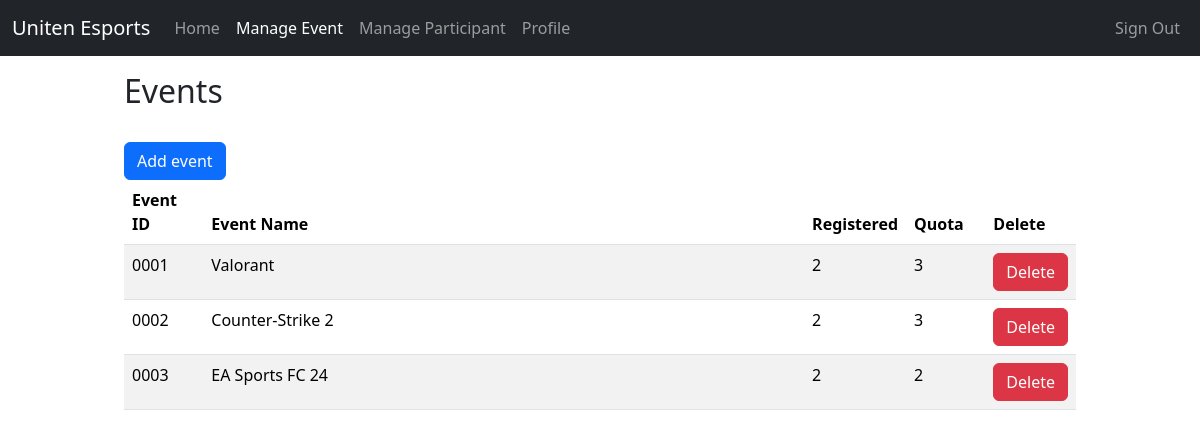
/php/event/event.php (signed in), run on the app's committed database.
### tables this page shows
CREATE TABLE `events` (
  `eventid` int(4) UNSIGNED ZEROFILL NOT NULL,
  `eventname` varchar(30) NOT NULL,
  `quota` int(4) NOT NULL
);

### php/event/event.php (the view, shortened to what this page needs)
<!DOCTYPE html>
<html lang="en">
<head>
  <link href="https://cdn.jsdelivr.net/npm/bootstrap@5.3.2/dist/css/bootstrap.min.css" rel="stylesheet" />
  <link rel="stylesheet" href="../../css/colormodes.css" />
  <link rel="stylesheet" href="../../css/navbar.css" />
</head>
<body>
  <nav class="navbar navbar-expand-lg fixed-top navbar-dark bg-dark" aria-label="Main navigation">
    <div class="container-fluid">
      <a class="navbar-brand" href="../home/home.php">Uniten Esports</a>
      <div class="navbar-collapse offcanvas-collapse" id="navbarsExampleDefault">
        <ul class="navbar-nav me-auto mb-2 mb-lg-0">
          <li class="nav-item">
            <a class="nav-link" aria-current="page" href="../home/home.php">Home</a>
          </li>
          <?php
          if (isset($_SESSION["role"])) :
            if ($_SESSION["role"] == "participant") :
          ?>
              <li class="nav-item">
                <a class="nav-link" href="../registration/registration.php">Join Event</a>
              </li>
              <li class="nav-item">
                <a class="nav-link" href="../profile/profile.php">Profile</a>
              </li>
        </ul>
        <ul class="navbar-nav me-auto mb-2 mb-lg-0 d-flex flex-fill justify-content-end">
          <li class="nav-item">
            <a class="nav-link" href="../signout/signout.php">Sign Out</a>
          </li>
        </ul>
        <?php else : ?>
          <li class="nav-item">
            <a class="nav-link active" href="../event/event.php">Manage Event</a>
          </li>
          <li class="nav-item">
            <a class="nav-link" href="../participant/participant.php">Manage Participant</a>
          </li>
          <li class="nav-item">
            <a class="nav-link" href="../profile/profile.php">Profile</a>
          </li>
        </ul>
        <ul class="navbar-nav me-auto mb-2 mb-lg-0 d-flex flex-fill justify-content-end">
          <li class="nav-item">
            <a class="nav-link" href="../signout/signout.php">Sign Out</a>
          </li>
        </ul>
      <?php
            endif;
    endif; ?>
      </div>
    </div>
  </nav>
  <?php
  if (isset($_SESSION["role"])) :
    if ($_SESSION["role"] == "admin") :
      include "../connect.php";
  ?>
      <div class="container-fluid">
        <div class="row justify-content-center">
          <main class="col-md-9 col-lg-10 px-md-4">
            <h2 class="my-3 pb-3">Events</h2>
            <a class="btn btn-primary" href="event_add.php">Add event</a>
            <div class="table-responsive">
              <table class="table table-striped">
                <thead>
                  <tr>
                    <th scope="col" class="col-1">Event ID</th>
                    <th scope="col">Event Name</th>
                    <th scope="col" class="col-1">Registered</th>
                    <th scope="col" class="col-1">Quota</th>
                    <th scope="col" class="col-1">Delete</th>
                  </tr>
                </thead>
                <tbody>
                  <?php
                  $sql = "SELECT * FROM events";
                  $result = mysqli_query($con, $sql) or die("Unable to fetch data from events table due to " . mysqli_error($con));
                  while ($row =  mysqli_fetch_array($result, MYSQLI_BOTH)) {
                    $eventid = $row["eventid"];
                    $eventname = $row["eventname"];
                    $quota = $row["quota"];
                    $registrationsql = "SELECT * FROM registrations WHERE eventid = $eventid";
                    $registrationresult = mysqli_query($con, $registrationsql) or die("Unable to fetch data from registrations table due to " . mysqli_error($con));
                    echo '
                      <tr>
                        <td>' . $eventid . '</td>
                        <td>' . $eventname . '</td>
                        <td>' . mysqli_num_rows($registrationresult) . '</td>
                        <td>' . $quota . '</td>
                        <td><a class="btn btn-danger" href="event_delete.php?eventid=' . $eventid . '">Delete</a></td>
                      </tr>
                    ';
                  }
                  ?>
                </tbody>
              </table>
            </div>
          </main>
        </div>
      </div>
    <?php endif;
  endif; ?>
</body>
</html>

### css/navbar.css (style rules this page uses)
html, body { overflow-x: hidden; }
body { padding-top: 56px; }

### data on the page
events: eventid "0001", eventname "Valorant", mysqli_num_rows($registrationresult) "2", quota "3"
events: eventid "0002", eventname "Counter-Strike 2", mysqli_num_rows($registrationresult) "2", quota "3"
events: eventid "0003", eventname "EA Sports FC 24", mysqli_num_rows($registrationresult) "2", quota "2"
